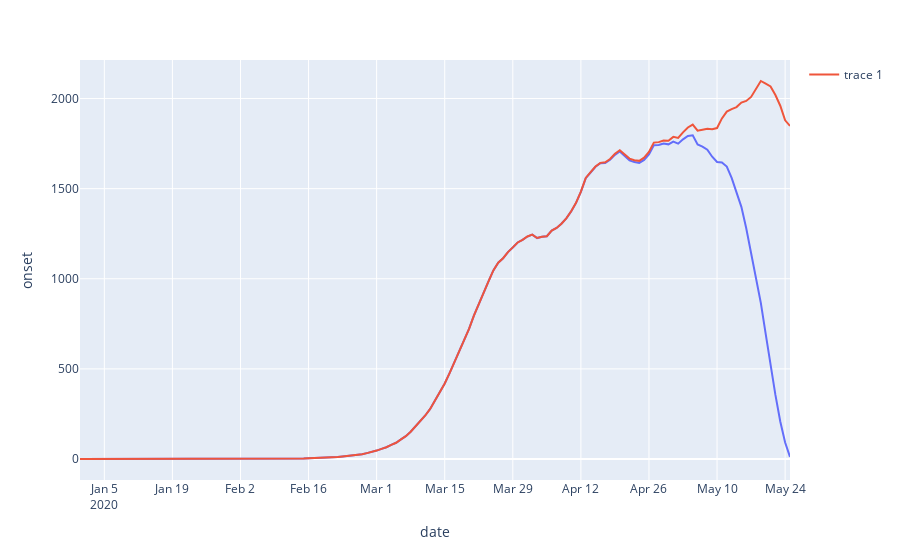
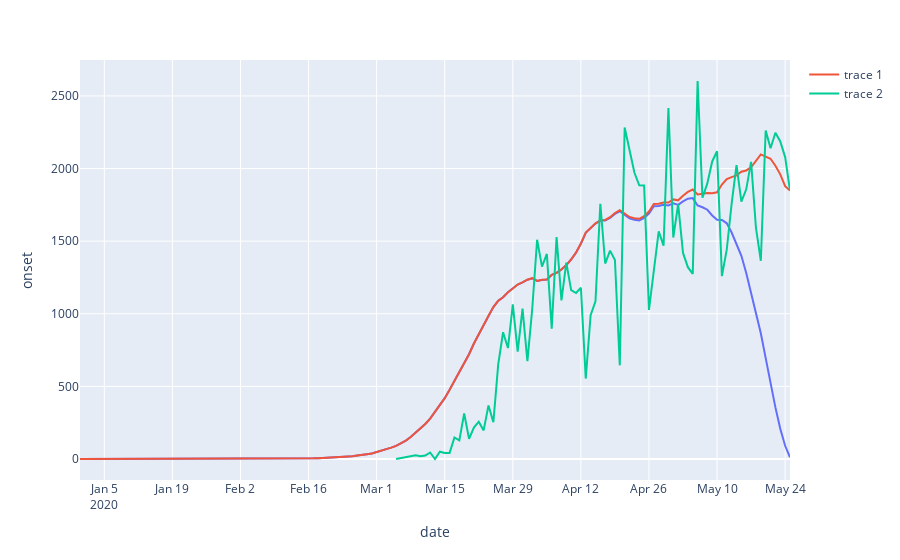
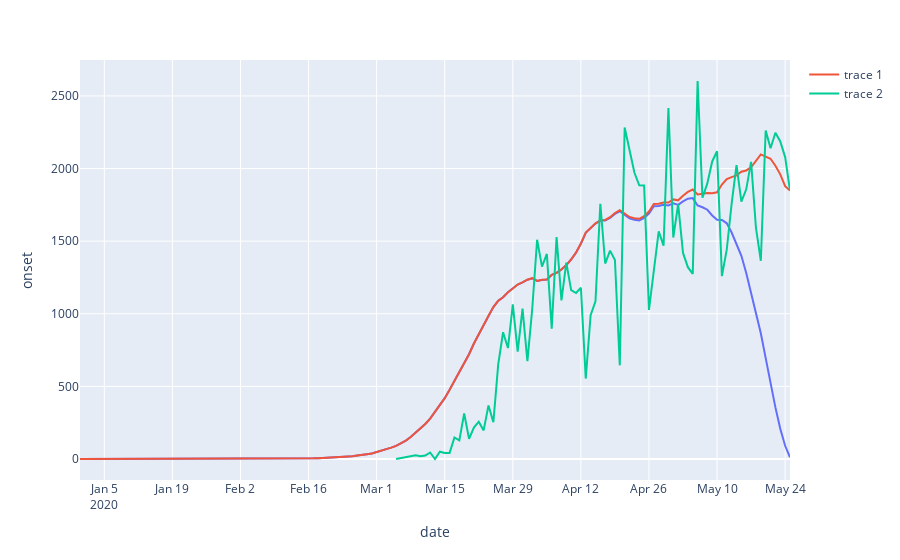

Notebook source saved alongside these figures, in order:
### Code cell
fig = px.line(data_frame=onset, x="date", y="onset")
# fig.add_scatter(x=adjusted.date, y=adjusted.adjusted_onset, mode='lines')
fig.add_scatter(x=confirmed.date, y=confirmed.positive, mode='lines')
fig.show()

### Figure 1 — Plotly figure (JSON) as saved in the notebook; plotly's stock layout.template omitted (floating-point values rounded to 4 significant figures; data arrays with more than 128 entries replaced by an {"elided": "..."} marker saying what was removed)
{"data": [{"hovertemplate": "date=%{x}<br>onset=%{y}<extra></extra>", "legendgroup": "", "line": {"color": "#636efa", "dash": "solid"}, "mode": "lines", "name": "", "showlegend": false, "type": "scatter", "x": {"elided": "147 str values"}, "xaxis": "x", "y": {"elided": "147 float values"}, "yaxis": "y"}, {"mode": "lines", "type": "scatter", "x": {"elided": "147 str values"}, "y": {"elided": "147 float values"}}], "layout": {"autosize": true, "legend": {"tracegroupgap": 0}, "margin": {"t": 60}, "xaxis": {"anchor": "y", "autorange": true, "domain": [0, 1], "range": ["2019-12-31", "2020-05-25"], "title": {"text": "date"}, "type": "date"}, "yaxis": {"anchor": "x", "autorange": true, "domain": [0, 1], "range": [-116.5, 2214.0], "title": {"text": "onset"}, "type": "linear"}}}

### Figure 2 — Plotly figure (JSON) as saved in the notebook; plotly's stock layout.template omitted (floating-point values rounded to 4 significant figures; data arrays with more than 128 entries replaced by an {"elided": "..."} marker saying what was removed)
{"data": [{"hovertemplate": "date=%{x}<br>onset=%{y}<extra></extra>", "legendgroup": "", "line": {"color": "#636efa", "dash": "solid"}, "mode": "lines", "name": "", "showlegend": false, "type": "scatter", "x": {"elided": "147 str values"}, "xaxis": "x", "y": {"elided": "147 float values"}, "yaxis": "y"}, {"mode": "lines", "type": "scatter", "x": {"elided": "147 str values"}, "y": {"elided": "147 float values"}}, {"mode": "lines", "type": "scatter", "x": ["2020-03-05T00:00:00", "2020-03-06T00:00:00", "2020-03-07T00:00:00", "2020-03-08T00:00:00", "2020-03-09T00:00:00", "2020-03-10T00:00:00", "2020-03-11T00:00:00", "2020-03-12T00:00:00", "2020-03-13T00:00:00", "2020-03-14T00:00:00", "2020-03-15T00:00:00", "2020-03-16T00:00:00", "2020-03-17T00:00:00", "2020-03-18T00:00:00", "2020-03-19T00:00:00", "2020-03-20T00:00:00", "2020-03-21T00:00:00", "2020-03-22T00:00:00", "2020-03-23T00:00:00", "2020-03-24T00:00:00", "2020-03-25T00:00:00", "2020-03-26T00:00:00", "2020-03-27T00:00:00", "2020-03-28T00:00:00", "2020-03-29T00:00:00", "2020-03-30T00:00:00", "2020-03-31T00:00:00", "2020-04-01T00:00:00", "2020-04-02T00:00:00", "2020-04-03T00:00:00", "2020-04-04T00:00:00", "2020-04-05T00:00:00", "2020-04-06T00:00:00", "2020-04-07T00:00:00", "2020-04-08T00:00:00", "2020-04-09T00:00:00", "2020-04-10T00:00:00", "2020-04-11T00:00:00", "2020-04-12T00:00:00", "2020-04-13T00:00:00", "2020-04-14T00:00:00", "2020-04-15T00:00:00", "2020-04-16T00:00:00", "2020-04-17T00:00:00", "2020-04-18T00:00:00", "2020-04-19T00:00:00", "2020-04-20T00:00:00", "2020-04-21T00:00:00", "2020-04-22T00:00:00", "2020-04-23T00:00:00", "2020-04-24T00:00:00", "2020-04-25T00:00:00", "2020-04-26T00:00:00", "2020-04-27T00:00:00", "2020-04-28T00:00:00", "2020-04-29T00:00:00", "2020-04-30T00:00:00", "2020-05-01T00:00:00", "2020-05-02T00:00:00", "2020-05-03T00:00:00", "2020-05-04T00:00:00", "2020-05-05T00:00:00", "2020-05-06T00:00:00", "2020-05-07T00:00:00", "2020-05-08T00:00:00", "2020-05-09T00:00:00", "2020-05-10T00:00:00", "2020-05-11T00:00:00", "2020-05-12T00:00:00", "2020-05-13T00:00:00", "2020-05-14T00:00:00", "2020-05-15T00:00:00", "2020-05-16T00:00:00", "2020-05-17T00:00:00", "2020-05-18T00:00:00", "2020-05-19T00:00:00", "2020-05-20T00:00:00", "2020-05-21T00:00:00", "2020-05-22T00:00:00", "2020-05-23T00:00:00", "2020-05-24T00:00:00", "2020-05-25T00:00:00"], "y": [0, 7, 9, 19, 26, 19, 24, 45, 0, 50, 41, 42, 148, 128, 313, 139, 216, 257, 197, 369, 253, 651, 873, 764, 1065, 739, 1035, 673, 1036, 1510, 1325, 1412, 898, 1529, 1092, 1352, 1163, 1143, 1179, 554, 990, 1086, 1758, 1346, 1435, 1370, 645, 2283, 2135, 1973, 1885, 1883, 1027, 1300, 1567, 1469, 2417, 1525, 1755, 1419, 1321, 1275, 2603, 1799, 1898, 2049, 2119, 1259, 1443, 1759, 2023, 1772, 1857, 2046, 1591, 1365, 2262, 2140, 2247, 2187, 2079, 1848]}], "layout": {"autosize": true, "legend": {"tracegroupgap": 0}, "margin": {"t": 60}, "xaxis": {"anchor": "y", "autorange": true, "domain": [0, 1], "range": ["2019-12-31", "2020-05-25"], "title": {"text": "date"}, "type": "date"}, "yaxis": {"anchor": "x", "autorange": true, "domain": [0, 1], "range": [-144.6, 2748.0], "title": {"text": "onset"}, "type": "linear"}}}

### Figure 3 — Plotly figure (JSON) as saved in the notebook; plotly's stock layout.template omitted (floating-point values rounded to 4 significant figures; data arrays with more than 128 entries replaced by an {"elided": "..."} marker saying what was removed)
{"data": [{"hovertemplate": "date=%{x}<br>onset=%{y}<extra></extra>", "legendgroup": "", "line": {"color": "#636efa", "dash": "solid"}, "mode": "lines", "name": "", "showlegend": false, "type": "scatter", "x": {"elided": "147 str values"}, "xaxis": "x", "y": {"elided": "147 float values"}, "yaxis": "y"}, {"mode": "lines", "type": "scatter", "x": {"elided": "147 str values"}, "y": {"elided": "147 float values"}}, {"mode": "lines", "type": "scatter", "x": ["2020-03-05T00:00:00", "2020-03-06T00:00:00", "2020-03-07T00:00:00", "2020-03-08T00:00:00", "2020-03-09T00:00:00", "2020-03-10T00:00:00", "2020-03-11T00:00:00", "2020-03-12T00:00:00", "2020-03-13T00:00:00", "2020-03-14T00:00:00", "2020-03-15T00:00:00", "2020-03-16T00:00:00", "2020-03-17T00:00:00", "2020-03-18T00:00:00", "2020-03-19T00:00:00", "2020-03-20T00:00:00", "2020-03-21T00:00:00", "2020-03-22T00:00:00", "2020-03-23T00:00:00", "2020-03-24T00:00:00", "2020-03-25T00:00:00", "2020-03-26T00:00:00", "2020-03-27T00:00:00", "2020-03-28T00:00:00", "2020-03-29T00:00:00", "2020-03-30T00:00:00", "2020-03-31T00:00:00", "2020-04-01T00:00:00", "2020-04-02T00:00:00", "2020-04-03T00:00:00", "2020-04-04T00:00:00", "2020-04-05T00:00:00", "2020-04-06T00:00:00", "2020-04-07T00:00:00", "2020-04-08T00:00:00", "2020-04-09T00:00:00", "2020-04-10T00:00:00", "2020-04-11T00:00:00", "2020-04-12T00:00:00", "2020-04-13T00:00:00", "2020-04-14T00:00:00", "2020-04-15T00:00:00", "2020-04-16T00:00:00", "2020-04-17T00:00:00", "2020-04-18T00:00:00", "2020-04-19T00:00:00", "2020-04-20T00:00:00", "2020-04-21T00:00:00", "2020-04-22T00:00:00", "2020-04-23T00:00:00", "2020-04-24T00:00:00", "2020-04-25T00:00:00", "2020-04-26T00:00:00", "2020-04-27T00:00:00", "2020-04-28T00:00:00", "2020-04-29T00:00:00", "2020-04-30T00:00:00", "2020-05-01T00:00:00", "2020-05-02T00:00:00", "2020-05-03T00:00:00", "2020-05-04T00:00:00", "2020-05-05T00:00:00", "2020-05-06T00:00:00", "2020-05-07T00:00:00", "2020-05-08T00:00:00", "2020-05-09T00:00:00", "2020-05-10T00:00:00", "2020-05-11T00:00:00", "2020-05-12T00:00:00", "2020-05-13T00:00:00", "2020-05-14T00:00:00", "2020-05-15T00:00:00", "2020-05-16T00:00:00", "2020-05-17T00:00:00", "2020-05-18T00:00:00", "2020-05-19T00:00:00", "2020-05-20T00:00:00", "2020-05-21T00:00:00", "2020-05-22T00:00:00", "2020-05-23T00:00:00", "2020-05-24T00:00:00", "2020-05-25T00:00:00"], "y": [0, 7, 9, 19, 26, 19, 24, 45, 0, 50, 41, 42, 148, 128, 313, 139, 216, 257, 197, 369, 253, 651, 873, 764, 1065, 739, 1035, 673, 1036, 1510, 1325, 1412, 898, 1529, 1092, 1352, 1163, 1143, 1179, 554, 990, 1086, 1758, 1346, 1435, 1370, 645, 2283, 2135, 1973, 1885, 1883, 1027, 1300, 1567, 1469, 2417, 1525, 1755, 1419, 1321, 1275, 2603, 1799, 1898, 2049, 2119, 1259, 1443, 1759, 2023, 1772, 1857, 2046, 1591, 1365, 2262, 2140, 2247, 2187, 2079, 1848]}], "layout": {"autosize": true, "legend": {"tracegroupgap": 0}, "margin": {"t": 60}, "xaxis": {"anchor": "y", "autorange": true, "domain": [0, 1], "range": ["2019-12-31", "2020-05-25"], "title": {"text": "date"}, "type": "date"}, "yaxis": {"anchor": "x", "autorange": true, "domain": [0, 1], "range": [-144.6, 2748.0], "title": {"text": "onset"}, "type": "linear"}}}
